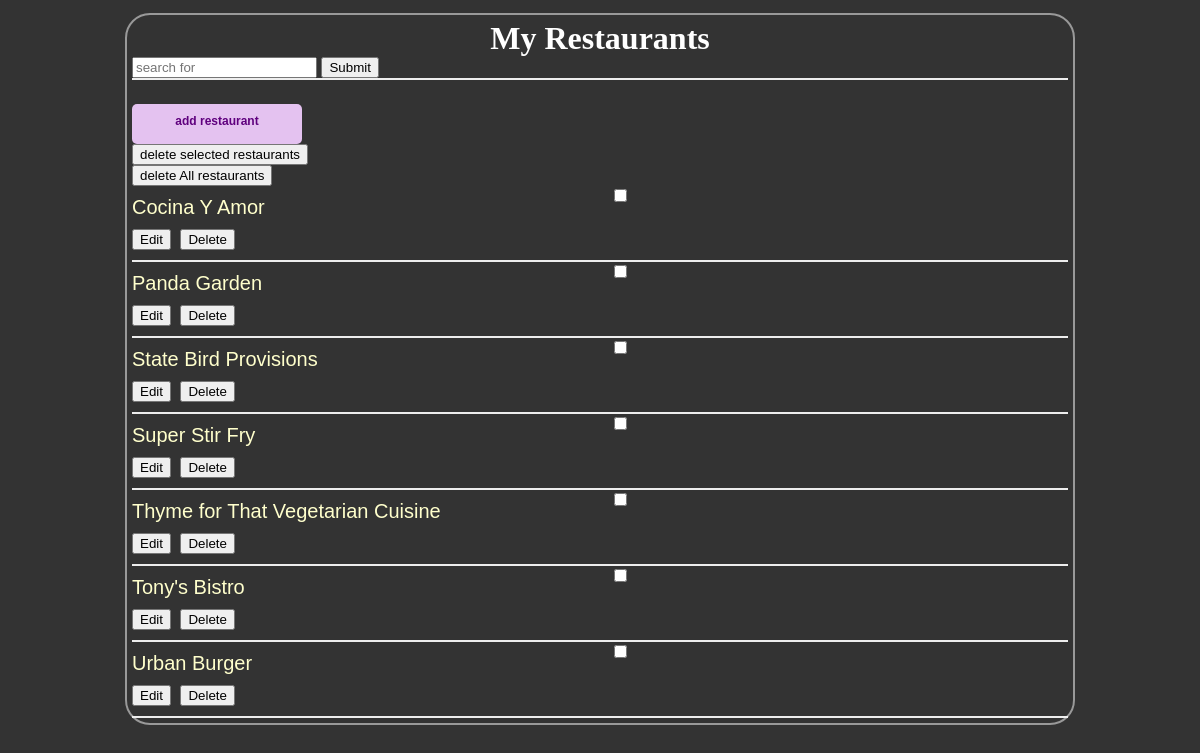
The page /restaurants/ on the database as committed earlier.
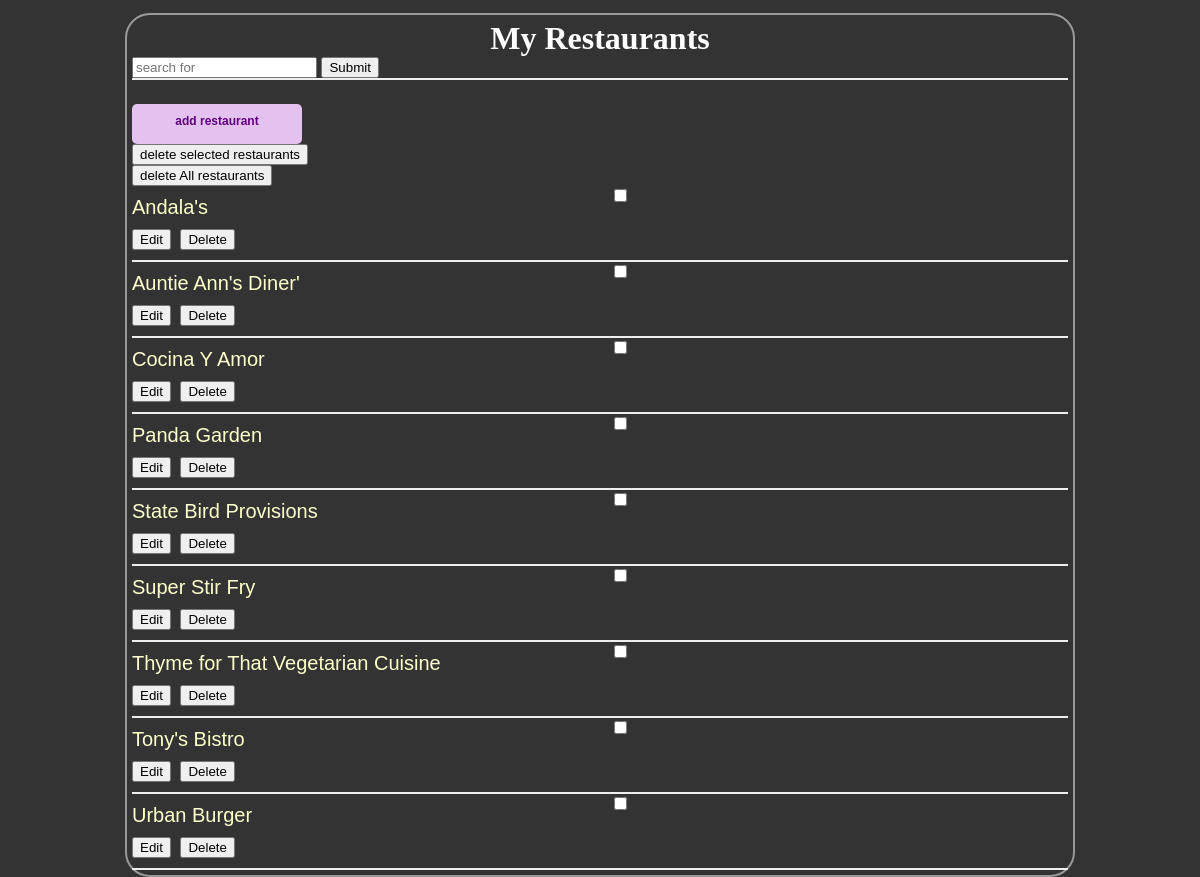
The same page on the database as committed later.
### database_setup.py (models this page shows, shortened)
class Restaurant(Base):
    __tablename__ = 'restaurant'
    id = Column(Integer, primary_key=True)
    name = Column(String(250), nullable=False)

### finalProject.py (the view)
@app.route('/')
@app.route('/restaurants/')
def restaurants():
    allRestaurants=session.query(Restaurant).order_by(Restaurant.name)
    return render_template('restaurants.html',restaurants=allRestaurants)

### templates/restaurants.html (shortened to what this page needs)
<!DOCTYPE html>
<html>
<head>
	<link rel="stylesheet" type="text/css" href="{{url_for('static',filename='style.css')}}">
</head>
<body>
	<div class="pane">
		<div class="restaurant-header">
			<h1 class="header">My Restaurants</h1>
			<form action="{{url_for('searchItem')}}" method="POST">
				<input type="text" name="search" placeholder="search for">
				<input type="submit" name="search">
			</form>
		</div>
		<a class="add-restaurant" href="{{url_for('newRestaurant')}}">add restaurant</a>
		<form action="{{url_for('deleteMultipleRestaurants')}}" method="POST" id='deleteSelected'>
			<button>delete selected restaurants</button>
		</form>
		<form action="{{url_for('deleteAllRestaurants')}}" method="POST">
			<button type="submit" >delete All restaurants</button>
		</form>
		{% for restaurant in restaurants %}
		<div class="restaurant">
			<input type="checkbox" name="restaurant_id" value="{{restaurant.id}}" form="deleteSelected" ></input><a class="name" href="{{url_for('restaurantMenu',restaurant_id=restaurant.id,hilightFlag='')}}">{{restaurant.name}}</a><br>
			<div class="restaurant-options">
				<button onclick="location.href='{{url_for('editRestaurant',restaurant_id=restaurant.id)}}'">Edit</button>
				<button onclick="location.href='{{url_for('deleteRestaurant',restaurant_id=restaurant.id)}}'">Delete</button>
			</div>
		</div>
		{% endfor %}
	</div>
</body>
</html>

### static/style.css (style rules this page uses)
body { font-family: sans-serif;background-color: #333333; }
h1, h2, h3, h4 { color: #FFFFFF; }
h1, h2 { font-family: 'Georgia', serif; margin: 0; }
.restaurant-header { border-bottom: 2px solid #eee; margin-bottom: 24px }
button { margin-right: 5px; }
a { text-decoration: none; color:#FFFFCC; font-size: .75em; }
.pane { position:absolute;right:10%; left:10%; border: 2px solid; border-radius: 25px; padding: 5px; margin: 5px; border-color: #999999; background-color: #333333 }
.header { left:50%; text-align: center; }
.name { width:50%;display: inline-block; float: left; }
a.name { font-size: 20px;margin: 10px;margin-left: 0px }
.restaurant-options { margin-right:50%;margin-bottom: 10px }
.restaurant { border-bottom: 2px solid #eee; }
.restaurant .name { font-size: 20px; }
a.add-restaurant { display: block; width: 150px; height: 20px; background: #E4C2F0; padding: 10px; text-align: center; border-radius: 5px; color: #5F007E; font-weight: bold; }

Rows that differ between the two databases and show on the page:
added Restaurant: name "Andala's"
added Restaurant: name "Auntie Ann's Diner'"
